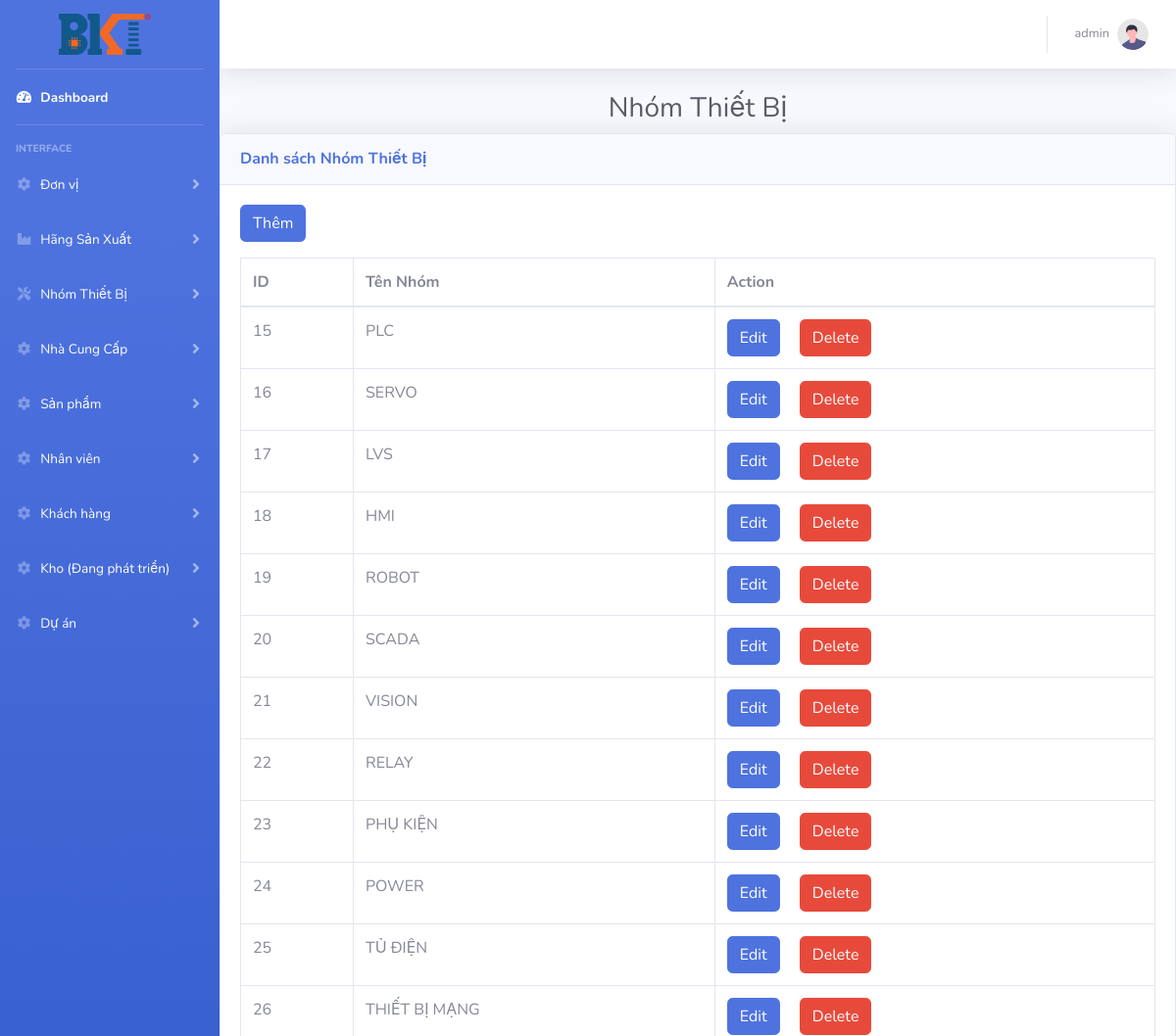
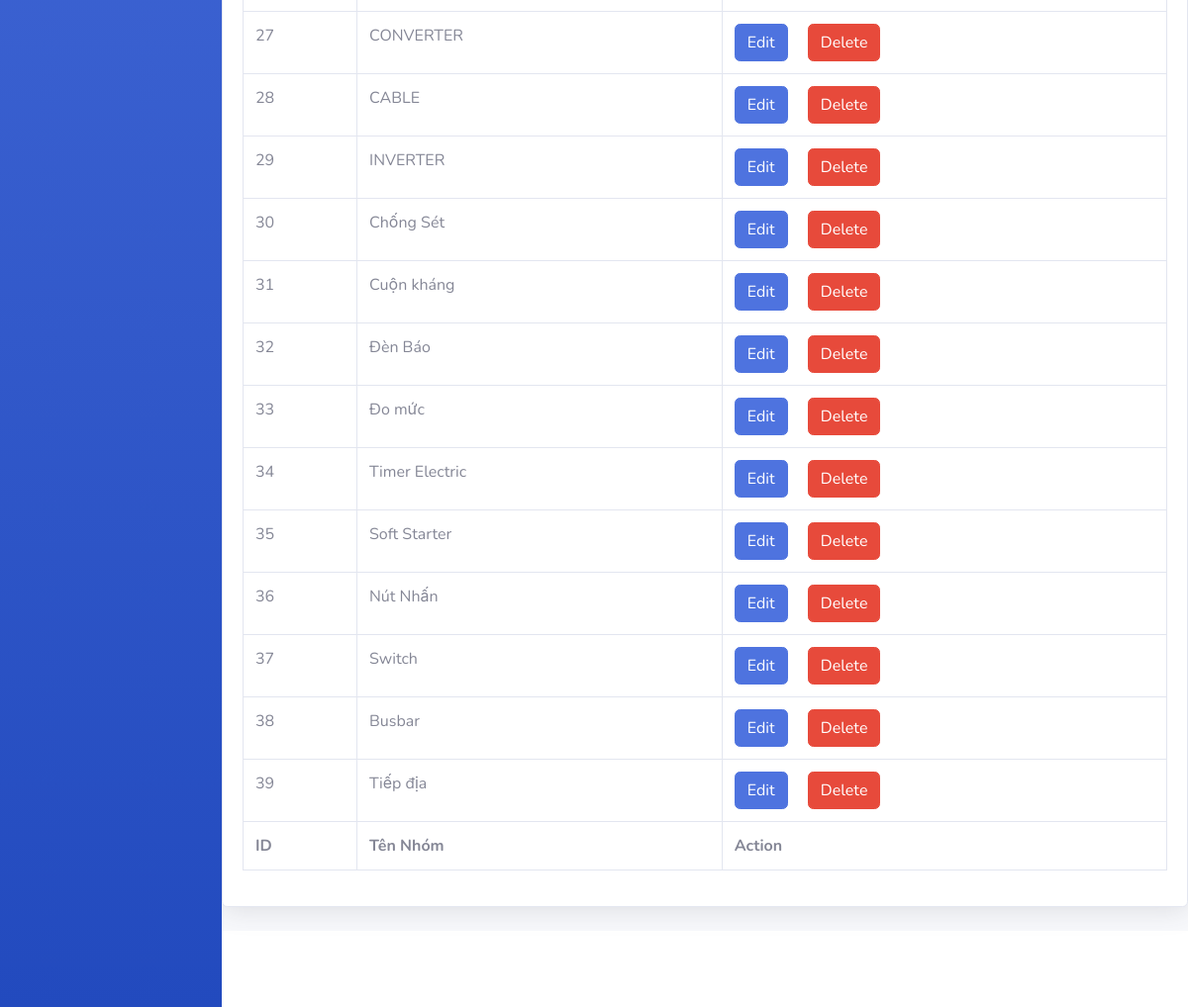
The app's page /index.php?controller=nhomtb (signed in) with its own data (2 pictures, top to bottom).
### tables this page shows
CREATE TABLE `nhomthietbi` (
  `Id` int(11) NOT NULL,
  `TenNhom` varchar(100) DEFAULT NULL
);

### controllers/nhomtb_controller.php (called while the page is built, shortened)
<?php
require_once('models/nhomtb.php');
class NhomTBController extends BaseController
{
    public function index()
    {
        $nhomtbs = NhomTB::all();
        $data = array('nhomtb' => $nhomtbs);
        $this->render('index', $data);
    }
}

### routes.php (called while the page is built, shortened)
<?php
$controller = new $klass;
$controller->$action();

### index.php (called while the page is built, shortened)
<?php
require_once('routes.php');

### models/nhomtb.php (called while the page is built, shortened)
<?php
class NhomTB
{
    function __construct($Id, $TenNhom)
    {
        $this->Id = $Id;
        $this->TenNhom = $TenNhom;
    }
    static function all()
    {
        $list = [];
        $db = DB::getInstance();
        $req = $db->query('SELECT * FROM nhomthietbi');
        foreach ($req->fetchAll() as $item) {
            $list[] = new NhomTB($item['Id'], $item['TenNhom']);
        }
        return $list;
    }
}

### views/nhomtb/index.php (the view, shortened to what this page needs)
<?php
require_once('models/nhomtb.php');
?>
<h1 class="h3 mb-2 text-center text-gray-800">Nhóm Thiết Bị</h1>
<div class="card shadow mb-4">
    <div class="card-header py-3">
        <h6 class="m-0 font-weight-bold text-primary">Danh sách Nhóm Thiết Bị</h6>
    </div>
    <div class="card-body">
        <a href="index.php?controller=nhomtb&action=insert" class="btn btn-primary mb-3">Thêm</a>
        <div class="table-responsive">
            <table class="table table-bordered" id="dataTable" width="100%" cellspacing="0">
                <thead>
                    <tr>
                        <th>ID</th>
                        <th>Tên Nhóm</th>
                        <th>Action</th>
                    </tr>
                </thead>
                <tfoot>
                    <tr>
                        <th>ID</th>
                        <th>Tên Nhóm</th>
                        <th>Action</th>
                    </tr>
                </tfoot>
                <tbody>
                    <?php
                    foreach ($nhomtb as $item) {
                    ?>
                        <form method="post">
                            <tr>
                                <td><?= $item->Id ?></td>
                                <td><?= $item->TenNhom ?></td>
                                <td>
                                    <a href="index.php?controller=nhomtb&action=edit&id=<?= $item->Id ?>" class='btn btn-primary mr-3'>Edit</a>
                                    <button type="submit" name="dele" value="<?= $item->Id ?>" class='btn btn-danger'>Delete</button>
                                </td>
                            </tr>
                        </form>
                    <?php
                    }
                    ?>
                </tbody>
            </table>
        </div>
    </div>
</div>

### records on screen
nhomthietbi: Id "15", TenNhom "PLC"
nhomthietbi: Id "16", TenNhom "SERVO"
nhomthietbi: Id "17", TenNhom "LVS"
nhomthietbi: Id "18", TenNhom "HMI"
nhomthietbi: Id "19", TenNhom "ROBOT"
nhomthietbi: Id "20", TenNhom "SCADA"
nhomthietbi: Id "21", TenNhom "VISION"
nhomthietbi: Id "22", TenNhom "RELAY"
nhomthietbi: Id "23", TenNhom "PHỤ KIỆN"
nhomthietbi: Id "24", TenNhom "POWER"
nhomthietbi: Id "25", TenNhom "TỦ ĐIỆN"
nhomthietbi: Id "26", TenNhom "THIẾT BỊ MẠNG"
nhomthietbi: Id "27", TenNhom "CONVERTER"
nhomthietbi: Id "28", TenNhom "CABLE"
nhomthietbi: Id "29", TenNhom "INVERTER"
nhomthietbi: Id "30", TenNhom "Chống Sét"
nhomthietbi: Id "31", TenNhom "Cuộn kháng"
nhomthietbi: Id "32", TenNhom "Đèn Báo"
nhomthietbi: Id "33", TenNhom "Đo mức"
nhomthietbi: Id "34", TenNhom "Timer Electric"
nhomthietbi: Id "35", TenNhom "Soft Starter"
nhomthietbi: Id "36", TenNhom "Nút Nhấn"
nhomthietbi: Id "37", TenNhom "Switch"
nhomthietbi: Id "38", TenNhom "Busbar"
nhomthietbi: Id "39", TenNhom "Tiếp địa"

### other values on screen
$_SESSION['username'] "admin"
